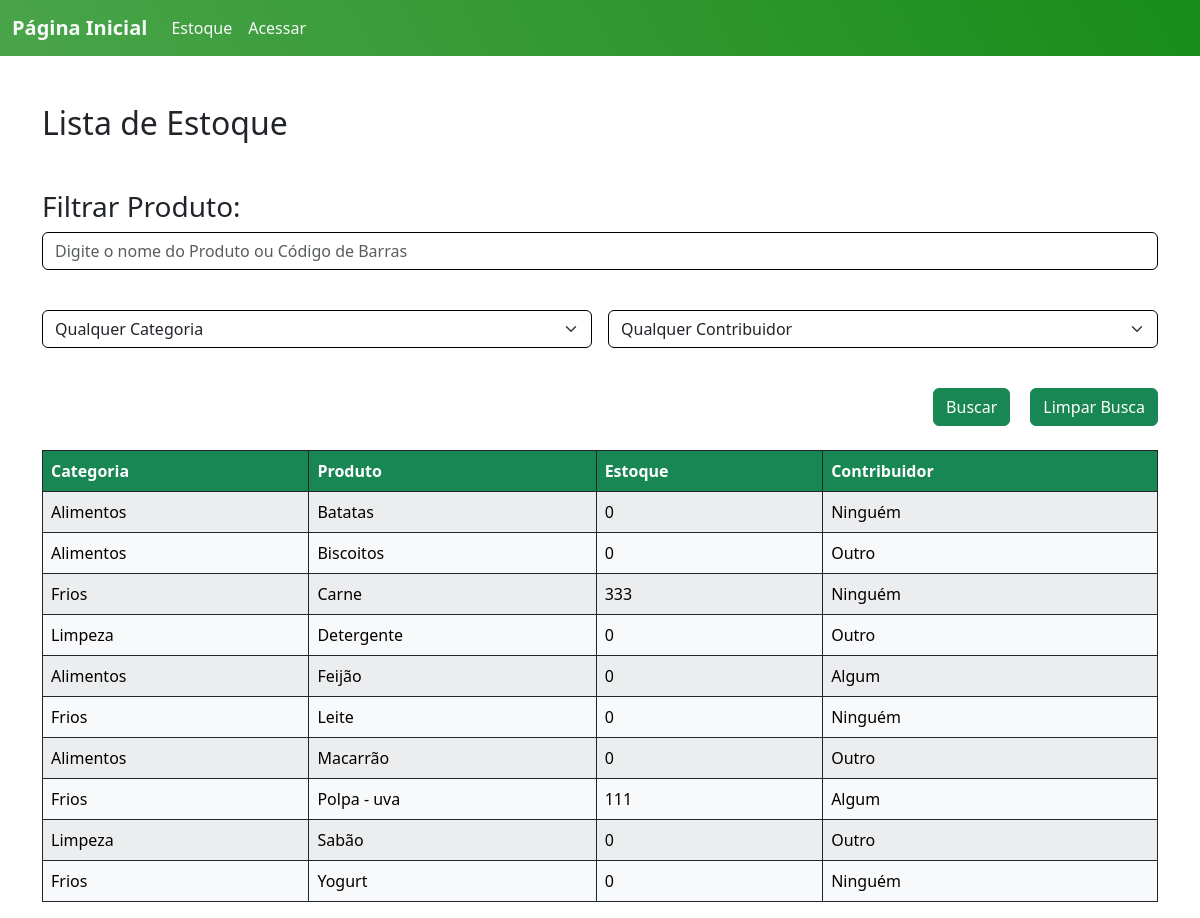
The page /Estoque/ on the database as committed earlier.
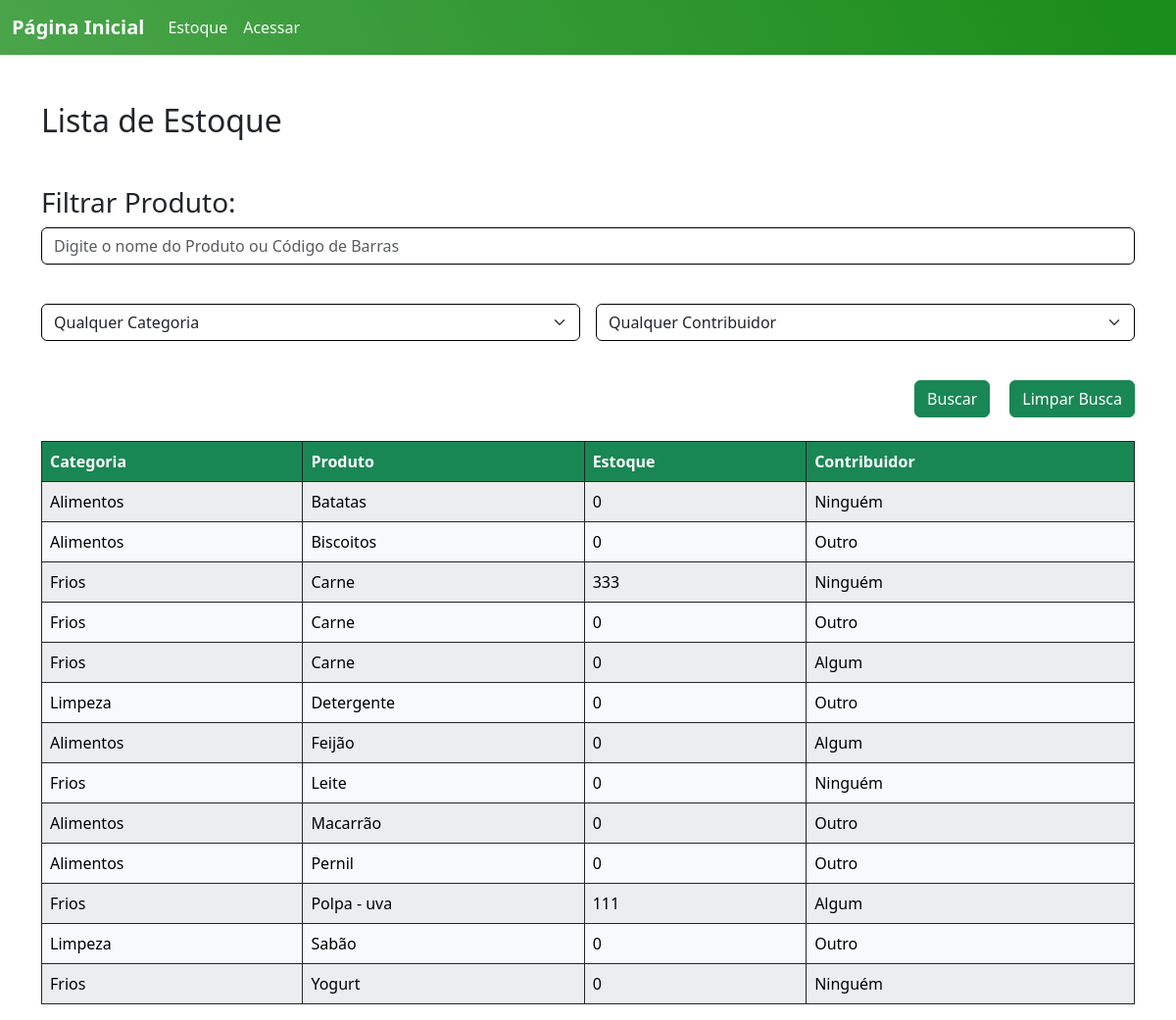
The same page on the database as committed later.
### ABSJ/models.py (models this page shows, shortened)
class Produto(models.Model):
    user = models.ForeignKey(User, on_delete=models.CASCADE)
    categoria = models.ForeignKey(Categoria, on_delete=models.CASCADE, null=True)
    contribuidor = models.ForeignKey(Contribuidor, on_delete=models.CASCADE, null=True)
    produto = models.CharField(max_length=200)
    codigo = models.PositiveIntegerField(unique=True)
    estoque = models.PositiveIntegerField(default=0)
    validade = models.DateField()
    tempo_ultima_atualizacao = models.DateField(default=date.today)
    quantidade_dias = models.PositiveIntegerField(default=0)
    class Meta:
        ordering = ['produto']

class Categoria(models.Model):
    categoria = models.CharField(max_length=100, unique=True)
    class Meta:
        ordering = ['categoria']
    def __str__(self):
        return self.categoria

class Contribuidor(models.Model):
    contribuidor = models.CharField(max_length=250, unique=True)
    tipocontribuidor = models.CharField(choices=CONTRIBUIDOR, max_length=10)
    tempo = models.DateField()
    tempo_ultima_atualizacao = models.DateField(default=date.today)
    quantidade_dias = models.PositiveIntegerField(default=0)
    observacoes = models.TextField(blank=True, null=True)
    class Meta:
        ordering = ['tempo']
    def __str__(self):
        return self.contribuidor

### ABSJ/views.py (the view, shortened to what this page needs)
# urls.py: path('Estoque/', v.estoque, name='estoque'),
def estoque(request):
    produtos = m.Produto.objects.all()
    categorias = m.Categoria.objects.all()
    contribuidores = m.Contribuidor.objects.all()
    busca = request.GET.get('busca')
    categoria_id = request.GET.get('categoria')
    contribuidor_id = request.GET.get('contribuidor')
    if categoria_id:
        produtos = produtos.filter(categoria__id=categoria_id)
    if contribuidor_id:
        produtos = produtos.filter(contribuidor__id=contribuidor_id)
    return render (request, 'list_Estoque.html', {'produtos':produtos, 'categorias':categorias, 'contribuidores':contribuidores})

### templates/list_Estoque.html (shortened to what this page needs)
{% extends 'home.html' %}
{% load static %}
{% block content %}
<div class="container mt-5">
  <h2 class="mb-5">Lista de Estoque</h2>
  <h3 class="mt-3">Filtrar Produto:</h3>
<form class="row g-3" action="{% url 'estoque' %}" method="GET">
  <div class="col-12">
    <input class="form-control mb-4" type="text" name="busca" placeholder="Digite o nome do Produto ou Código de Barras">
  </div>
  <div class="col-md-6">
      <select class="form-select mb-4" name="categoria">
          <option value="" selected>Qualquer Categoria</option>
      </select>
    </div>
    <div class="col-md-6">
      <select class="form-select mb-4" name="contribuidor">
          <option value="" selected>Qualquer Contribuidor</option>
      </select>
    </div>
    <div class="d-flex justify-content-end mb-4">
      <input class="btn btn-success" type="submit" value="Buscar">
      <a class="btn btn-success"style="margin-left: 20px;" href="{% url 'estoque' %}">Limpar Busca</a>
    </div>
</form>
  <div class="table-responsive">
    <table class="table table-striped table-bordered table-hover border-dark">
      <thead id="customTableHead" class="thead-dark table-custom">
        <tr>
          <th scope="col">Categoria</th>
          <th scope="col">Produto</th>
          <th scope="col">Estoque</th>
          <th scope="col">Contribuidor</th>
        </tr>
      </thead>
      <tbody>
        {% if produtos %}
        {% for p in produtos %}
          <tr class="table-light border-dark custom-links specific-link">
            <td><a href="{% url 'Categoria_read' id=p.categoria.id %}" class="specific-link">{{ p.categoria }}</a></td>
            <td><a href="{% url 'Produto_read' id=p.id %}" class="specific-link">{{ p.produto }}</a></td>
            <td>{{ p.estoque }}</td>
            <td><a href="{% url 'Contribuidor_read' id=p.contribuidor.id %}" class="specific-link">{{ p.contribuidor }}</a></td>
          </tr>
          {% endfor %}
          {% else %}
          <tr>
            <td class="text-center p-5" colspan="5">Sem resultados encontrados :C</td>
          </tr>
          {% endif %}
      </tbody>
    </table>
  </div>
  </div>
{% endblock %}

### templates/home.html (shortened to what this page needs)
{% load static %}
<!DOCTYPE html>
<html lang="pt-br">
<head>
    <link rel="stylesheet" type="text/css" href="{% static 'css/styles.css' %}">
    <link href="https://cdn.jsdelivr.net/npm/bootstrap@5.3.2/dist/css/bootstrap.min.css" rel="stylesheet">
</head>
<body>
    <nav class="navbar navbar-expand-lg bg-body-tertiary header">
        <div class="container-fluid">
          <a class="navbar-brand text-light" href="{% url 'home' %}">Página Inicial</a>
          <div class="collapse navbar-collapse" id="navbarSupportedContent">
            <ul class="navbar-nav me-auto mb-2 mb-lg-0">
              <li class="nav-item">
                <a class="nav-link active text-light" aria-current="page" href="{% url 'estoque' %}">Estoque</a>
              </li>
              {% if user.is_authenticated %}
              <li class="nav-item dropdown">
                <a class="nav-link dropdown-toggle  text-light" href="#" role="button" data-bs-toggle="dropdown" aria-expanded="false">
                  Produtos
                </a>
                <ul class="dropdown-menu">
                  <li><a class="dropdown-item" href="{% url 'ProdutoForm' %}">Cadastrar</a></li>
                  <li><hr class="dropdown-divider"></li>
                  <li><a class="dropdown-item" href="{% url 'produtos' %}">Lista de Produtos</a></li>
                  <li><a class="dropdown-item" href="{% url 'Movimento_list' %}">Entradas</a></li>
                  <li><a class="dropdown-item" href="#">Saídas</a></li>
                </ul>
              </li>
              <li class="nav-item">
                <a class="nav-link text-light" href="{% url 'contribuidores' %}">Contribuidores</a>
              </li>
              <li class="nav-item text-light">
                <a class="nav-link text-light" href="{% url 'CategoriaForm' %}">Categoria</a>
              </li>
              <li class="nav-item">
                <form action="{% url 'logout' %}" method="POST">
                  {% csrf_token %}
                  <button type="submit" class="nav-link text-light">Sair</button>
                </form>
              </li>
              {% else %}
                <li class="nav-item">
                    <a class="nav-link text-light" href="{% url 'login' %}">Acessar</a>
                </li>
              {% endif %}
            </ul>
          </div>
        </div>
      </nav>
      {% block content %}{% endblock %}
</body>
</html>

### static/css/styles.css (style rules this page uses)
input.form-control, select.form-select { border-color: #000000; }
nav a { font-weight: bold; }
.header { position: relative; text-align: center; background: linear-gradient(60deg, rgba(0, 128, 0, 0.7) 0%, rgba(0, 128, 0, 0.9) 100%); color: white; }
.custom-links .specific-link { text-decoration: none; }
.custom-links .specific-link { color: #000000; }
#customTableHead th { background-color: #198754; color: #fff; }

Rows that differ between the two databases and show on the page:
added Produto: categoria "Frios", produto "Carne", estoque "0", contribuidor "Outro"
added Produto: categoria "Frios", produto "Carne", estoque "0", contribuidor "Algum"
added Produto: categoria "Alimentos", produto "Pernil", estoque "0", contribuidor "Outro"
